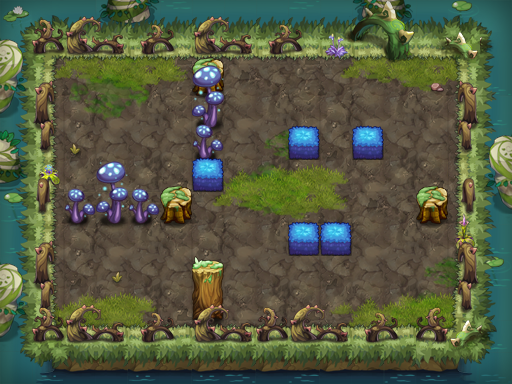

This game map was drawn from its Tiled (.tmx) file and the tilesets committed beside it. A one-line description and the trimmed map source follow:
An orthogonal 16x12 tile map with 32x32 px tiles, 17 tile layers (PASS, 块层 14, 块层 15, 块层 16, ...) and 11 objects (7x TRAP, 3x hongsrng1, PLAYER).

<map version="1.0" orientation="orthogonal" width="16" height="12" tilewidth="32" tileheight="32">
 <properties>
  <property name="DESTRY1" value="221" />
  <property name="DESTRY2" value="225" />
  <property name="DESTRY3" value="223" />
  <property name="DESTRY_COUNT" value="3" />
  <property name="EXP" value="530" />
  <property name="ITEM" value="D015" />
  <property name="MONEY" value="795" />
 </properties>
 <tileset firstgid="1" name="swzz" tilewidth="32" tileheight="32">
  <image source="swzz.png" width="500" height="1024" />
 </tileset>
 <layer name="PASS" width="16" height="12">
  <data>[192 cells, 111 non-empty, 18 distinct tile ids]</data>
 </layer>
 <layer name="块层 14" width="16" height="12">
  <data>[192 cells, 148 non-empty, 22 distinct tile ids]</data>
 </layer>
 <layer name="块层 15" width="16" height="12">
  <data>[192 cells, 51 non-empty, 17 distinct tile ids]</data>
 </layer>
 <layer name="块层 16" width="16" height="12">
  <data>[192 cells, 67 non-empty, 14 distinct tile ids]</data>
 </layer>
 <layer name="块层 2" width="16" height="12">
  <data>[192 cells, 96 non-empty, 8 distinct tile ids]</data>
 </layer>
 <layer name="块层 4" width="16" height="12">
  <data>[192 cells, 17 non-empty, 10 distinct tile ids]</data>
 </layer>
 <layer name="块层 3" width="16" height="12">
  <data>[192 cells, 61 non-empty, 25 distinct tile ids]</data>
 </layer>
 <layer name="块层 6" width="16" height="12">
  <data>[192 cells, 26 non-empty, 9 distinct tile ids]</data>
 </layer>
 <layer name="块层 17" width="16" height="12">
  <data>[192 cells, 52 non-empty, 5 distinct tile ids]</data>
 </layer>
 <layer name="SHELTER 9" width="16" height="12">
  <data>[192 cells, 13 non-empty, 5 distinct tile ids]</data>
 </layer>
 <layer name="SHELTER 8" width="16" height="12">
  <data>[192 cells, 1 non-empty, 1 distinct tile ids]</data>
 </layer>
 <layer name="SHELTER 6" width="16" height="12">
  <data>[192 cells, 2 non-empty, 1 distinct tile ids]</data>
 </layer>
 <layer name="SHELTER 5" width="16" height="12">
  <data>[192 cells, 5 non-empty, 3 distinct tile ids]</data>
 </layer>
 <layer name="SHELTER 4" width="16" height="12">
  <data>[192 cells, 1 non-empty, 1 distinct tile ids]</data>
 </layer>
 <layer name="SHELTER 3" width="16" height="12">
  <data>[192 cells, 3 non-empty, 2 distinct tile ids]</data>
 </layer>
 <layer name="SHELTER 2" width="16" height="12">
  <data>[192 cells, 1 non-empty, 1 distinct tile ids]</data>
 </layer>
 <layer name="SHELTER 1" width="16" height="12">
  <data>[192 cells, 1 non-empty, 1 distinct tile ids]</data>
 </layer>
 <objectgroup name="对象层 1" width="16" height="12">
  <object name="PLAYER" type="PLAYER" x="96" y="64" width="32" height="32" />
  <object name="hongsrng1" x="320" y="96" width="32" height="32">
   <properties>
    <property name="lua_ai" value="monster_hongsrng_ai" />
    <property name="quality" value="hongsrng1.quality" />
   </properties>
  </object>
  <object name="fire1" type="TRAP" x="192" y="192" width="32" height="96">
   <properties>
    <property name="trap_id" value="1" />
    <property name="trap_particle" value="trap_bluefire_up_3.plist" />
    <property name="trap_state" value="open" />
   </properties>
  </object>
  <object name="hongsrng1" x="128" y="256" width="32" height="32">
   <properties>
    <property name="lua_ai" value="monster_hongsrng_ai" />
    <property name="quality" value="hongsrng1.quality" />
   </properties>
  </object>
  <object name="fire_control1" type="TRAP" x="160" y="288" width="32" height="32">
   <properties>
    <property name="trap_ani" value="switch.actor" />
    <property name="trap_floor" value="true" />
    <property name="trap_id" value="0" />
    <property name="trap_script" value="trap(&quot;fire_control1&quot;):setOpened( false ); trap(&quot;fire1&quot;):setVisit( false );" />
    <property name="trap_sound_id" value="2" />
    <property name="trap_start_mode" value="0" />
    <property name="trap_state" value="open" />
   </properties>
  </object>
  <object name="mp1" type="TRAP" x="160" y="64" width="32" height="32">
   <properties>
    <property name="trap_ani" value="mp.actor" />
    <property name="trap_floor" value="true" />
    <property name="trap_id" value="0" />
    <property name="trap_script" value="trap_moveto(&quot;PLAYER&quot;, &quot;mp1&quot;,target(&quot;mp2&quot;):getX(),target(&quot;mp2&quot;):getY() );" />
    <property name="trap_sound_id" value="1" />
    <property name="trap_start_mode" value="0" />
    <property name="trap_state" value="open" />
   </properties>
  </object>
  <object name="mp2" type="TRAP" x="64" y="288" width="32" height="32">
   <properties>
    <property name="trap_ani" value="mp.actor" />
    <property name="trap_floor" value="true" />
    <property name="trap_id" value="0" />
    <property name="trap_script" value="trap_moveto(&quot;PLAYER&quot;, &quot;mp2&quot;,target(&quot;mp1&quot;):getX(),target(&quot;mp1&quot;):getY() );" />
    <property name="trap_sound_id" value="1" />
    <property name="trap_start_mode" value="0" />
    <property name="trap_state" value="open" />
   </properties>
  </object>
  <object name="zi_dan_left1" type="TRAP" x="416" y="160" width="32" height="32">
   <properties>
    <property name="trap_ani" value="poison_tree.actor" />
    <property name="trap_delay" value="2" />
    <property name="trap_id" value="0" />
    <property name="trap_script" value="trap(&quot;zi_dan_left1&quot;):setAtkPower(target(&quot;PLAYER&quot;):getHP()*0.1);trap(&quot;zi_dan_left1&quot;):turnLeft(); trap(&quot;zi_dan_left1&quot;):getAI():getActions():addObject( AIUseSkill:create(   SkillLua:create(&quot;skill_0002&quot;)  )  );" />
    <property name="trap_start_mode" value="2" />
    <property name="trap_state" value="open" />
    <property name="trap_turn" value="left" />
   </properties>
  </object>
  <object name="hongsrng1" x="320" y="256" width="32" height="32">
   <properties>
    <property name="lua_ai" value="monster_hongsrng_ai" />
    <property name="quality" value="hongsrng1.quality" />
   </properties>
  </object>
  <object name="bh1" type="TRAP" x="352" y="192" width="32" height="32">
   <properties>
    <property name="trap_ani" value="black_hole.actor" />
    <property name="trap_floor" value="true" />
    <property name="trap_id" value="2" />
    <property name="trap_sh" value="0.1" />
    <property name="trap_sw" value="0.1" />
   </properties>
  </object>
  <object name="xy1" type="TRAP" x="352" y="192" width="32" height="32">
   <properties>
    <property name="lua_ai" value="trap_mire_ai" />
    <property name="trap_sh" value="0.1" />
    <property name="trap_sw" value="0.1" />
   </properties>
  </object>
 </objectgroup>
</map>
